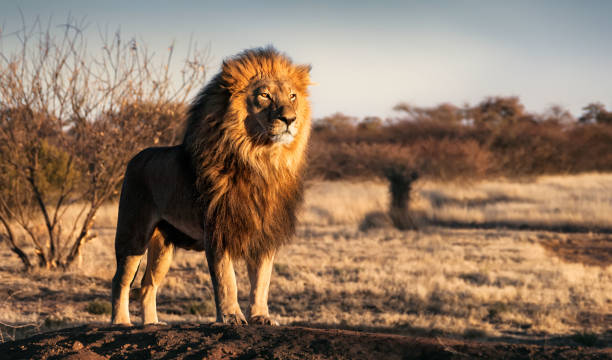
#> input picture cv day 5 assessment/img.jpg, 612 x 360 px
$ python sift.py
#> lines starting #> are read from the running program, lines starting #| are printed output that depends on the picture
import cv2
import matplotlib.pyplot as plt

img = cv2.imread("img.jpg")
#> img is the input picture: shape (360, 612, 3); mean B, G, R 96.8, 117.7, 142.5
gray = cv2.cvtColor(img,cv2.COLOR_BGR2RGB)

#SIFT
sift = cv2.SIFT_create()
keypoints, description = sift.detectAndCompute(gray,None)
#> keypoints = 2552 keypoints; strongest (x, y, size): (294, 95, 2.1), (288, 122, 4.8), (268, 96, 2.4), (125, 314, 11.6)

img_sift = cv2.drawKeypoints(img,keypoints,None,flags =
                             cv2.DRAW_MATCHES_FLAGS_DRAW_RICH_KEYPOINTS)
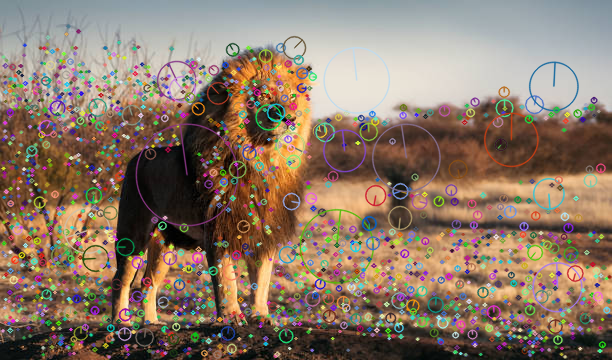
#> img_sift: shape (360, 612, 3); mean B, G, R 103.7, 120.3, 139.9

plt.imshow(cv2.cvtColor(img_sift,cv2.COLOR_BGR2RGB))
plt.axis("off")
plt.show()

$ run again, with cv day 5 assessment/building1.jpeg copied over cv day 5 assessment/img.jpg
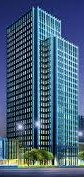
#> input picture cv day 5 assessment/building1.jpeg, 84 x 177 px
#> img is the input picture: shape (177, 84, 3); mean B, G, R 120.1, 95.2, 68.9
#> keypoints = 145 keypoints; strongest (x, y, size): (20, 127, 4.1), (38, 83, 1.8), (39, 44, 1.9), (39, 66, 1.9)
#> `img_sift = cv2.drawKeypoints(img,keypoints,None,flags = cv2.DRAW_MATCH..`:
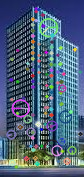
#> img_sift: shape (177, 84, 3); mean B, G, R 121.8, 97.6, 76

$ run again, with cv day 5 assessment/building2.jpeg copied over cv day 5 assessment/img.jpg
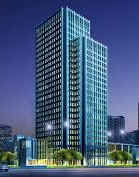
#> input picture cv day 5 assessment/building2.jpeg, 139 x 177 px
#> img is the input picture: shape (177, 139, 3); mean B, G, R 124.2, 90.3, 69.4
#> keypoints = 199 keypoints; strongest (x, y, size): (49, 127, 4.1), (68, 66, 1.8), (68, 44, 1.9), (68, 61, 1.9)
#> `img_sift = cv2.drawKeypoints(img,keypoints,None,flags = cv2.DRAW_MATCH..`:
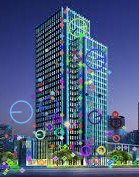
#> img_sift: shape (177, 139, 3); mean B, G, R 126.1, 91.8, 74
